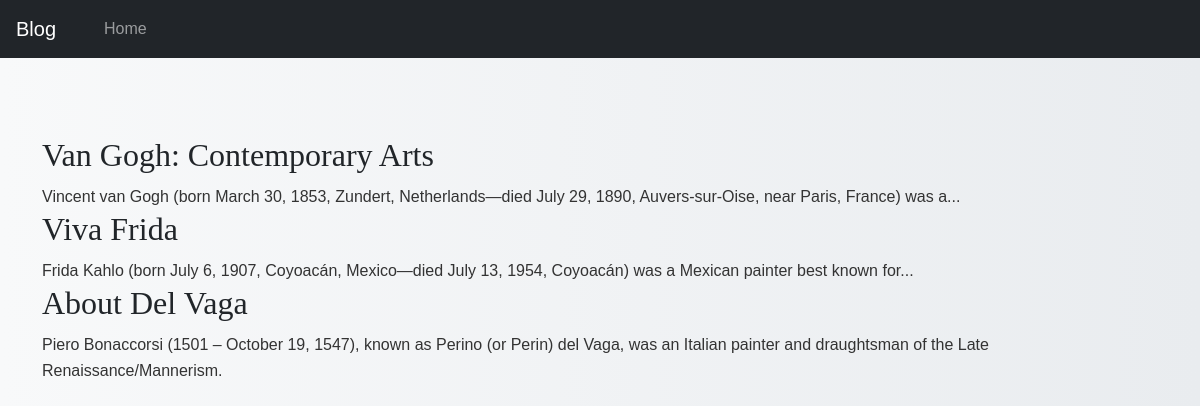
Screenshot of /blog/ with the database file from the repository.
### blog/models.py (models this page shows, shortened)
class Post(models.Model):
    class NewManager(models.Manager):
        def get_queryset(self):
            return super().get_queryset() .filter(status='published')
    options = (
        ('draft', 'Draft'),
        ('published', 'Published'),
    )
    title = models.CharField(max_length=300)
    excerpt = models.TextField(null=True )
    slug = models.SlugField(max_length=300, unique_for_date='publish')
    publish = models.DateTimeField(default=timezone.now)
    author = models.ForeignKey(User, on_delete=models.CASCADE, related_name='blog_posts')
    content = models.TextField()
    status = models.CharField(max_length=10, choices=options, default='draft')
    objects = models.Manager() #default
    newmanager = NewManager() #custom
    def get_absolute_url(self):
        return reverse('blog:post_single', args=[self.slug])
    class Meta:
        ordering = ('-publish',)

### blog/views.py (the view)
# urls.py: path('', views.home, name='homepage' ),
def home(request):
    all_posts = Post.newmanager.all()
    return render(request, 'index.html', {'posts' : all_posts})

### blog/templates/index.html (shortened to what this page needs)
<!DOCTYPE html>
<html lang="en">
<head>
<link rel="stylesheet" href="https://cdn.jsdelivr.net/npm/bootstrap@5.3.3/dist/css/bootstrap.rtl.min.css">
</head>
<body>
    <nav class="navbar navbar-expand-lg navbar-dark bg-dark">
          <a class="navbar-brand" href="#">Blog</a>
          <div class="collapse navbar-collapse" id="navbarNav">
            <ul class="navbar-nav">
              <li class="nav-item">
                <a class="nav-link"  href="http://127.0.0.1:8000/blog"> Home </a>
              </li>
            </ul>
        </div>
      </nav>
<div class="container">
  <div class="row justify-content-md-center">
    <div class="col-md-10 pt-5"></div>
    {% for post in posts %}
      <div class="col-14"><h1 class="post-title">
        <a class="text-dark" href="{{post.get_absolute_url}}">{{post.title}}</a></h1>
        <div class="col-14"> {{ post.excerpt}} </div>
        {% endfor %}
      </div>
  </div>
</div>
</body>
</html>

### blog/templates/index.html (style rules this page uses)
body { font-family: 'Arial', sans-serif; line-height: 1.6; color: #333; }
h1, h2, h3, h4, h5, h6 { font-family: 'Georgia', serif; margin-bottom: 20px; }
.navbar { margin-bottom: 30px; }
.post-title { font-size: 2em; margin-bottom: 10px; }
body { background: linear-gradient(to right, #f8f9fa, #e9ecef); color: #333; }
.post-title a { text-decoration: none; }

### rows the page displays
Post: title "Van Gogh: Contemporary Arts", excerpt "Vincent van Gogh (born March 30, 1853, Zundert, Netherlands—died July 29, 1890, Auvers-sur-Oise, near Paris, France) was a..."
Post: title "Viva Frida", excerpt "Frida Kahlo (born July 6, 1907, Coyoacán, Mexico—died July 13, 1954, Coyoacán) was a Mexican painter best known for..."
Post: title "About Del Vaga", excerpt "Piero Bonaccorsi (1501 – October 19, 1547), known as Perino (or Perin) del Vaga, was an Italian painter and draughtsman of the Late Renaissance/Mannerism."
